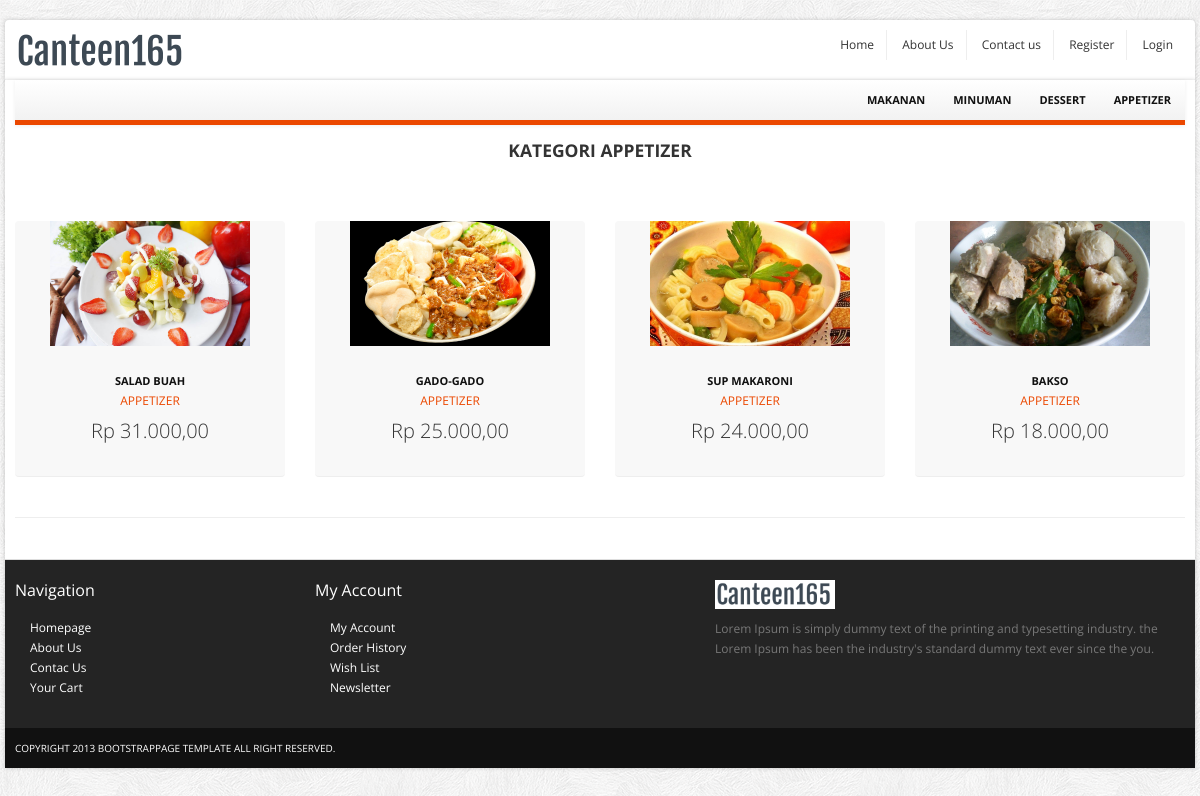
The app's page /index.php?p=products&id=5 with its own data.
### tables this page shows
CREATE TABLE `tblcategory` (
  `id` int(11) NOT NULL,
  `nama` varchar(50) NOT NULL,
  `deskripsi` varchar(300) NOT NULL
);

CREATE TABLE `tblmenu` (
  `id` int(11) NOT NULL,
  `nama` varchar(50) NOT NULL,
  `deskripsi` varchar(500) NOT NULL,
  `harga` int(11) NOT NULL,
  `idcategory` int(11) NOT NULL,
  `foto` varchar(100) NOT NULL
);

### inc.koneksi.php (called while the page is built, shortened)
<?php
class Connection{
   private $host = "localhost";
   private $struser = "root";
   private $strpassword = "";
   private $strdbname = "canteen165";
	function connect()
	{
	    $conn = mysqli_connect($this->host,$this->struser, $this->strpassword);
	 	 mysqli_select_db($conn, $this->strdbname);
		 $this->connection = $conn;
	}
}
?>

### class/class.Category.php (called while the page is built, shortened)
<?php
	class Category extends Connection
	{
		public function __get($atribute) {
			if (property_exists($this, $atribute)) {
				return $this->$atribute;
				}
		}
		public function SelectAllCategory(){
			$sql = "SELECT * FROM tblcategory";
			$result = mysqli_query($this->connection, $sql);
			$arrResult = Array();
			$cnt=0;
			if(mysqli_num_rows($result) > 0){
				while ($data = mysqli_fetch_array($result))
				{
					$objCategory = new Category();
					$objCategory->id=$data['id'];
					$objCategory->nama=$data['nama'];
					$objCategory->deskripsi=$data['deskripsi'];
					$arrResult[$cnt] = $objCategory;
					$cnt++;
				}
			}
			return $arrResult;
		}
 	}
?>

### class/class.Menu.php (called while the page is built, shortened)
<?php
	class Menu extends Connection
	{
		public function __get($atribute) {
			if (property_exists($this, $atribute)) {
				return $this->$atribute;
				}
		}
		public function SelectAllMenu($cari_idcategory, $cari_deskripsi){
			$sql = "SELECT a.*, b.nama as namacategory FROM tblmenu a, tblcategory b where a.idcategory= b.id";
			if($cari_idcategory != '')
			{
				$sql .= " AND a.idcategory = $cari_idcategory";
			}
			$sql .= " ORDER BY id ASC";
			$result = mysqli_query($this->connection, $sql);
			$arrResult = Array();
			$cnt=0;
			while ($data = mysqli_fetch_array($result))
			{
				$objMenu = new Menu();
				$objMenu->id=$data['id'];
				$objMenu->nama=$data['nama'];
				$objMenu->idcategory=$data['idcategory'];
				$objMenu->namacategory=$data['namacategory'];
				$objMenu->deskripsi=$data['deskripsi'];
				$objMenu->harga=$data['harga'];
				$objMenu->foto=$data['foto'];
				$arrResult[$cnt] = $objMenu;
				$cnt++;
			}
			return $arrResult;
		}
 	}
?>

### pages/products.php (the view)
<section class="header_text sub">
<?php
	if(isset($_GET['id'])){
	$idcategory =  $_GET['id'];
	require_once('./class/class.Menu.php');
	$objMenu = new Menu();
	$arrayResult = $objMenu->SelectAllMenu($idcategory, '');
?>
	<h4><span>Kategori <?php echo $arrayResult[0]->namacategory;  ?></span></h4>
</section>
<section class="main-content">
	<div class="row">
		<div class="span12">
			<ul class="thumbnails listing-products">
				<?php
				foreach ($arrayResult as $dataMenu) {
					echo '<li class="span3">
							<div class="product-box">
								<span class="sale_tag"></span>
								<p><a href="index.php?p=productdetail&id='.$dataMenu->id.'"><img height="150" width="200" src="upload/menu/'.$dataMenu->foto.'" alt="" /></a></p>
								<a href="index.php?p=productdetail&id='.$dataMenu->id.'" class="title">'.$dataMenu->nama.'</a><br/>
								<a href="index.php?p=products&id='.$dataMenu->idcategory.'" class="category">'.$dataMenu->namacategory.'</a>
								<p class="price">Rp '.number_format($dataMenu->harga,2,',','.').'</p>
							</div>
						</li>
						';
				}
			}
				?>
			</ul>
		<hr>
		</div>
	</div>
</section>

### index.php (shortened to what this page needs)
<?php
	require "inc.koneksi.php";
?>
<!DOCTYPE html>
<html lang="en">
	<head>
		<link href="css/bootstrap.min.css" rel="stylesheet">
		<link href="css/bootstrap-responsive.min.css" rel="stylesheet">
		<link href="css/flexslider.css" rel="stylesheet"/>
		<link href="css/main.css" rel="stylesheet"/>
	</head>
    <body>
		<div id="top-bar" class="container">
			<div class="row">
				<div class="span4">
					<a href="index.php" class="logo pull-left"><img src="images/logo.png" class="site_logo" alt=""></a>
				</div>
				<div class="span8">
					<div id="menu_user" class="account pull-right">
						<ul class="user-menu">
						    <li><a href="index.php">Home</a></li>
							<li><a href="index.php?p=about">About Us</a></li>
							<li><a href="index.php?p=contact">Contact us</a></li>
							<?php
								if(isset($_SESSION["role"]))
							    {
									if($_SESSION["role"] == "admin")
									{
							?>
										<li><a href="index.php?p=accountlist">User</a></li>
										<li><a href="index.php?p=rolelist">Role</a></li>
										<li><a href="index.php?p=pembelilist">Pembeli</a></li>
										<li><a href="index.php?p=categorylist">Kategori</a></li>
										<li><a href="index.php?p=menulist">Menu</a></li>
										<li><a href="index.php?p=bannerlist">Banner</a></li>
										<li><a href="index.php?p=pesananlist">Pesanan</a></li>
							<?php
									}
									else
									{
							?>
										<li><a href="index.php?p=historypesanan">History Pesanan</a></li>
										<li><a href="index.php?p=cart">Keranjang</a></li>
							<?php
									}
							?>
									<li><a href="index.php?p=logout">Logout</a></li>
							<?php
							    }
							    else
								{
							?>
									<li><a href="index.php?p=register">Register</a></li>
									<li><a href="index.php?p=login">Login</a></li>
							<?php
								}
							?>
						</ul>
					</div>
				</div>
			</div>
		</div>
		<div id="wrapper" class="container">
		<div class="navbar-inner main-menu">
					<nav id="menu" class="pull-right">
					<ul>
					<?php
					require_once('./class/class.Category.php');
					$objCategory = new Category();
					$arrayResult = $objCategory->SelectAllCategory();
					foreach ($arrayResult as $dataCategory) {
						echo '<li><a href="index.php?p=products&id='.$dataCategory->id.'">'.$dataCategory->nama.'</a>';
						echo '</li>';
					}
					?>
						</ul>
					</nav>
				</div>
			<section id="content">
			<div id="konten">
				<?php
				$pages_dir = 'pages';
				if(!empty($_GET['p'])){
					$pages = scandir($pages_dir, 0);
					unset($pages[0], $pages[1]);
					$p = $_GET['p'];
					if(in_array($p.'.php', $pages)){
						include($pages_dir.'/'.$p.'.php');
					} else {
						echo 'Halaman tidak ditemukan! :(';
					}
				} else {
					include($pages_dir.'/home.php');
				}
				?>
			</div>
			</section>
			<section id="footer-bar">
				<div class="row">
					<div class="span3">
						<h4>Navigation</h4>
						<ul class="nav">
							<li><a href="index.php">Homepage</a></li>
							<li><a href="index.php?p=about">About Us</a></li>
							<li><a href="./contact.html">Contac Us</a></li>
							<li><a href="./cart.html">Your Cart</a></li>
						</ul>
					</div>
					<div class="span4">
						<h4>My Account</h4>
						<ul class="nav">
							<li><a href="index.php?p=editprofile">My Account</a></li>
							<li><a href="index.php?p=history">Order History</a></li>
							<li><a href="#">Wish List</a></li>
							<li><a href="#">Newsletter</a></li>
						</ul>
					</div>
					<div class="span5">
						<p class="logo"><img src="images/logo.png" class="site_logo" alt=""></p>
						<p>Lorem Ipsum is simply dummy text of the printing and typesetting industry. the  Lorem Ipsum has been the industry's standard dummy text ever since the you.</p>
						<br/>
						<span class="social_icons">
							<a class="facebook" href="#">Facebook</a>
							<a class="twitter" href="#">Twitter</a>
							<a class="skype" href="#">Skype</a>
							<a class="vimeo" href="#">Vimeo</a>
						</span>
					</div>
				</div>
			</section>
			<section id="copyright">
				<span>Copyright 2013 bootstrappage template  All right reserved.</span>
			</section>
		</div>
    </body>
</html>

### css/main.css (style rules this page uses)
body { font-size: 12px; font-family: 'Open Sans', arial, tahoma, sans-serif; background:url(images/bg.png) repeat 0 0 fixed; }
ul li a,a { color:#333; outline:0; -webkit-transition: all 0.2s linear; -moz-transition: all 0.2s linear; -o-transition: all 0.2s linear; -ms-transition: all 0.2s linear; transition: all 0.2s linear; }
a { color:#eb4800; }
#wrapper,#top-bar { background: #fff; margin: 20px auto 20px auto; box-shadow: 0px 0px 4px 0px rgba(0, 0, 0, 0.2); -moz-box-shadow: 0px 0px 4px 0px rgba(0, 0, 0, 0.2); -webkit-box-shadow: 0px 0px 4px 0px rgba(0, 0, 0, 0.2); padding:0px 10px; }
section.homepage-slider, section.navbar, section.google_map, section#footer-bar, section#copyright { margin-left: -10px; margin-right: -10px; }
section.header_text { background:url(images/bg_h.png) no-repeat bottom; text-align:center; padding:15px 0 20px 0; font-size:16px; line-height:30px; border-bottom:1px solid #fff; }
section.header_text.sub { font-size:14px; margin-bottom:40px; }
section.header_text.sub h4 { text-transform:uppercase; margin:0; }
#top-bar { background-color:#fff; padding:10px; margin: 20px auto -22px auto; -webkit-border-radius: 4px; -moz-border-radius: 4px; border-radius: 4px; }
#top-bar .user-menu { margin: 0; padding: 0; list-style: none; }
#top-bar .user-menu li { display: inline-block; *display: inline; zoom: 1; border-right: 1px solid #eee; padding: 5px 12px; }
#top-bar .user-menu li:last-child { border-right:0; }
section#footer-bar, section#copyright { padding:10px 10px; }
section#footer-bar { margin-top:20px; padding-top:10px; background-color:#242424; border-top:1px solid #ddd; color:#777; }
section#footer-bar p.logo { margin-top:10px; width:120px; }
section#footer-bar a { text-indent:15px; color:#fff; }
section#footer-bar .nav a { background: url(images/trigger_right.png) no-repeat 5px 7px; }
section#footer-bar h4 { padding: 0; font-size: 16px; color: #fff; font-weight:normal; margin: 10px 0 18px; }
section#footer-bar .social_icons a { display: block; float: left; width: 29px; height: 28px; text-indent: -9999px; background-image: url(images/social-icons.png); background-repeat: no-repeat; margin-right: 10px; -webkit-transition: all 0.4s; -moz-transition: all 0.4s; -o-transition: all 0.4s; -ms-transition: all 0.4s; transition: all 0.4s; }
section#footer-bar .social_icons a.twitter { background-position: -38px 0; }
section#footer-bar .social_icons a.skype { background-position: -76px 0; }
section#footer-bar .social_icons a.vimeo { background-position: -115px 0; }
section#copyright { background-color:#111111; color:#fff; font-size:10px; text-transform:uppercase; }
.navbar-inner.main-menu { height: 40px; padding-left:10px; padding-right:0; border-right: 0; border-left: 0; border-top: 0; border-bottom:5px solid #eb4800; -webkit-border-radius: 0; -moz-border-radius: 0; border-radius: 0; filter: none; }
#menu > ul { display: block; margin-left:0; }
#menu > ul > li { list-style: none; float: left; position: relative; margin-right: 0px; }
#menu > ul > li > a { font-size: 11px; color: #111; display: block; text-transform: uppercase; font-weight: bold; text-align: center; padding: 10px 14px; }
.product-box { text-align:center; padding-bottom:15px; position: relative; background-color:#f8f8f8; border-radius: 4px; -moz-border-radius: 4px; -webkit-border-radius: 4px; border-bottom:1px solid #eee; }
.product-box span.sale_tag { background: url(images/sprites.png) no-repeat scroll 0 0 transparent; height: 54px; position: absolute; width: 55px; z-index: 100; top:0; left:0; }
.product-box img { overflow:hidden; }
.product-box a.title { text-transform:uppercase; color:#111111; display:inline-block; font-weight:bold; font-size:11px; margin:15px 0 0px 0; }
.product-box a.category { color:#eb4800; }
.product-box p.price { font-size:20px; font-weight:300; padding:10px 0; }

### records on screen
tblcategory: nama "MAKANAN"
tblcategory: nama "MINUMAN"
tblcategory: nama "DESSERT"
tblcategory: nama "APPETIZER"
tblmenu: foto (picture), nama "SALAD BUAH", idcategory.nama "APPETIZER", harga "31.000,00"
tblmenu: foto (picture), nama "GADO-GADO", idcategory.nama "APPETIZER", harga "25.000,00"
tblmenu: foto (picture), nama "SUP MAKARONI", idcategory.nama "APPETIZER", harga "24.000,00"
tblmenu: foto (picture), nama "BAKSO", idcategory.nama "APPETIZER", harga "18.000,00"
